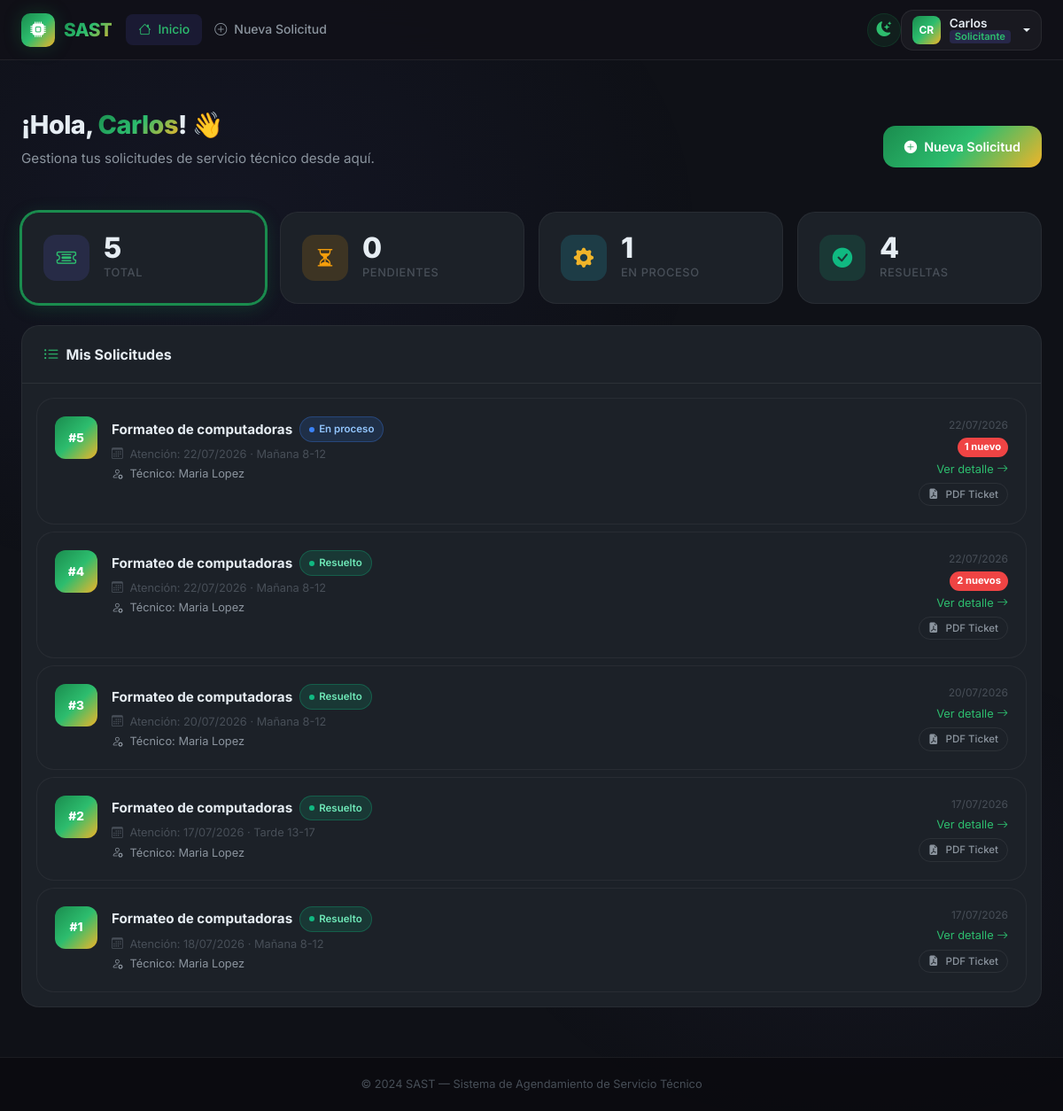
Screenshot of /solicitante/dashboard (signed in) with the database file from the repository.
### app/models/user.py (models this page shows, shortened)
class User(UserMixin, db.Model):
    __tablename__ = 'user'
    id_user = db.Column(db.Integer, primary_key=True, autoincrement=True)
    ncedula = db.Column('Ncedula', db.String(20), nullable=False, unique=True)
    nombres = db.Column('Nombres', db.String(100), nullable=False)
    apellidos = db.Column('Apellidos', db.String(100), nullable=False)
    fecha_nacimiento = db.Column(db.Date, nullable=False)
    numero_telefono = db.Column(db.String(20), nullable=False)
    correo = db.Column('Correo', db.String(150), nullable=False, unique=True)
    contrasena = db.Column(db.String(255), nullable=False)
    sector = db.Column('Sector', db.String(100), nullable=False)
    declaracion_veracidad = db.Column(db.Boolean, default=False)
    autorizacion_datos = db.Column(db.Boolean, default=False)
    reset_token = db.Column(db.String(100), nullable=True, unique=True)
    reset_token_expiry = db.Column(db.DateTime, nullable=True)
    id_rol = db.Column(db.Integer, db.ForeignKey('roles.id_rol'), nullable=False)
    solicitudes_como_cliente = db.relationship(
        'Solicitud', foreign_keys='Solicitud.id_cliente',
        backref='cliente', lazy='dynamic'
    )
    solicitudes_como_tecnico = db.relationship(
        'Solicitud', foreign_keys='Solicitud.id_tecnico',
        backref='tecnico', lazy='dynamic'
    )
    mensajes_enviados = db.relationship('Mensaje', backref='remitente', lazy='dynamic')
    reportes = db.relationship('Reporte', backref='tecnico_reporte', lazy='dynamic')
    calificaciones_dadas = db.relationship('CalificacionTecnico', backref='cliente_calificador', lazy='dynamic')
    detalles_tecnico = db.relationship('DetallesTecnico', backref='tecnico_detalle', uselist=False)
    @property
    def nombre_completo(self):
        return f'{self.nombres} {self.apellidos}'
    @property
    def es_admin(self):
        return self.rol.nombre_rol == 'admin'
    @property
    def es_tecnico(self):
        return self.rol.nombre_rol == 'técnico'
    @property
    def es_solicitante(self):
        return self.rol.nombre_rol == 'solicitante'

class Rol(db.Model):
    __tablename__ = 'roles'
    id_rol = db.Column(db.Integer, primary_key=True, autoincrement=True)
    nombre_rol = db.Column(db.String(50), nullable=False)
    usuarios = db.relationship('User', backref='rol', lazy=True)

### app/models/solicitud.py (models this page shows, shortened)
class Solicitud(db.Model):
    __tablename__ = 'solicitudes'
    id_solicitud = db.Column(db.Integer, primary_key=True, autoincrement=True)
    descripcion = db.Column(db.Text, nullable=False)
    fecha_atencion = db.Column(db.Date, nullable=False)
    horario_solicitado = db.Column(db.String(50), nullable=False)
    recursos_adicionales = db.Column(db.Text)
    fecha_creacion = db.Column(db.DateTime, default=datetime.utcnow)
    id_cliente = db.Column(db.Integer, db.ForeignKey('user.id_user'), nullable=False)
    id_tecnico = db.Column(db.Integer, db.ForeignKey('user.id_user'), nullable=True)
    id_estado = db.Column(db.Integer, db.ForeignKey('estado_solicitudes.id_estado'), nullable=False)
    id_tipo_soporte = db.Column(db.Integer, db.ForeignKey('tipo_soportes.id_tipo_soporte'), nullable=False)
    mensajes = db.relationship('Mensaje', backref='solicitud', lazy='dynamic', cascade='all, delete-orphan')
    reporte = db.relationship('Reporte', backref='solicitud', uselist=False, cascade='all, delete-orphan')
    calificacion = db.relationship('CalificacionTecnico', backref='solicitud', uselist=False, cascade='all, delete-orphan')
    @property
    def mensajes_no_leidos(self):
        return self.mensajes.filter_by(leido=False).count()

class TipoSoporte(db.Model):
    __tablename__ = 'tipo_soportes'
    id_tipo_soporte = db.Column(db.Integer, primary_key=True, autoincrement=True)
    nombre_soporte = db.Column(db.String(100), nullable=False)
    solicitudes = db.relationship('Solicitud', backref='tipo_soporte', lazy=True)

class EstadoSolicitud(db.Model):
    __tablename__ = 'estado_solicitudes'
    id_estado = db.Column(db.Integer, primary_key=True, autoincrement=True)
    nombre_estado = db.Column(db.String(50), nullable=False)
    solicitudes = db.relationship('Solicitud', backref='estado', lazy=True)

### app/blueprints/solicitante/__init__.py (the view)
@solicitante_bp.route('/dashboard')
@login_required
@solicitante_required
def dashboard():
    solicitudes = Solicitud.query.filter_by(
        id_cliente=current_user.id_user
    ).order_by(Solicitud.fecha_creacion.desc()).all()
    estado_resuelto = EstadoSolicitud.query.filter_by(nombre_estado='Resuelto').first()
    sin_calificar = []
    if estado_resuelto:
        sin_calificar = [s for s in solicitudes
                         if s.id_estado == estado_resuelto.id_estado and not s.calificacion]
    return render_template(
        'solicitante/dashboard.html',
        solicitudes=solicitudes,
        sin_calificar=sin_calificar
    )

### app/blueprints/solicitante/__init__.py (called while the page is built)
def solicitante_required(f):
    @wraps(f)
    def decorated(*args, **kwargs):
        if not current_user.is_authenticated:
            return redirect(url_for('auth.login'))
        if not current_user.es_solicitante:
            abort(403)
        return f(*args, **kwargs)
    return decorated

### app/templates/solicitante/dashboard.html (shortened to what this page needs)
{% extends 'base.html' %}
{% block content %}
<div class="container-fluid px-4 py-4">
    <div class="page-header d-flex align-items-center justify-content-between flex-wrap gap-3">
        <div>
            <h1>¡Hola, <span class="text-gradient">{{ current_user.nombres }}</span>! 👋</h1>
            <p>Gestiona tus solicitudes de servicio técnico desde aquí.</p>
        </div>
        <a href="{{ url_for('solicitante.nueva_solicitud') }}" class="btn-primary-custom" id="btnNuevaSolicitud">
            <i class="bi bi-plus-circle-fill"></i>
            Nueva Solicitud
        </a>
    </div>
    {% set total = solicitudes|length %}
    {% set pendientes = solicitudes|selectattr('estado.nombre_estado','equalto','Pendiente')|list|length %}
    {% set en_proceso = solicitudes|selectattr('estado.nombre_estado','equalto','En proceso')|list|length %}
    {% set resueltas = solicitudes|selectattr('estado.nombre_estado','equalto','Resuelto')|list|length %}
    <div class="row g-3 mb-4" id="statsRow">
        <div class="col-6 col-md-3">
            <div class="stat-card stat-btn" onclick="filtrarSolicitudes('')" id="btn-all"
                 style="cursor:pointer;" title="Ver todas">
                <div class="stat-icon purple"><i class="bi bi-ticket-detailed"></i></div>
                <div>
                    <div class="stat-value">{{ total }}</div>
                    <div class="stat-label">Total</div>
                </div>
            </div>
        </div>
        <div class="col-6 col-md-3">
            <div class="stat-card stat-btn" onclick="filtrarSolicitudes('Pendiente')" id="btn-Pendiente"
                 style="cursor:pointer;" title="Ver pendientes">
                <div class="stat-icon amber"><i class="bi bi-hourglass-split"></i></div>
                <div>
                    <div class="stat-value">{{ pendientes }}</div>
                    <div class="stat-label">Pendientes</div>
                </div>
            </div>
        </div>
        <div class="col-6 col-md-3">
            <div class="stat-card stat-btn" onclick="filtrarSolicitudes('En proceso')" id="btn-En proceso"
                 style="cursor:pointer;" title="Ver en proceso">
                <div class="stat-icon cyan"><i class="bi bi-gear-fill"></i></div>
                <div>
                    <div class="stat-value">{{ en_proceso }}</div>
                    <div class="stat-label">En Proceso</div>
                </div>
            </div>
        </div>
        <div class="col-6 col-md-3">
            <div class="stat-card stat-btn" onclick="filtrarSolicitudes('Resuelto')" id="btn-Resuelto"
                 style="cursor:pointer;" title="Ver resueltas">
                <div class="stat-icon green"><i class="bi bi-check-circle-fill"></i></div>
                <div>
                    <div class="stat-value">{{ resueltas }}</div>
                    <div class="stat-label">Resueltas</div>
                </div>
            </div>
        </div>
    </div>
    <div class="section-card">
        <div class="section-card-header">
            <div class="d-flex align-items-center gap-2">
                <i class="bi bi-list-ul" style="color:var(--primary-light);font-size:1.1rem;"></i>
                <span style="font-weight:700;font-size:1rem;">Mis Solicitudes</span>
            </div>
        </div>
        {% if solicitudes %}
        <div class="p-3 d-flex flex-column gap-2">
            {% for sol in solicitudes %}
            {% set estado_css = {
                'Pendiente': 'status-pendiente',
                'En proceso': 'status-en-proceso',
                'Resuelto': 'status-resuelto',
                'Cancelado': 'status-cancelado'
            }.get(sol.estado.nombre_estado, 'status-pendiente') %}
            <a href="{{ url_for('solicitante.ver_solicitud', solicitud_id=sol.id_solicitud) }}"
               class="solicitud-card text-decoration-none" id="sol-{{ sol.id_solicitud }}"
               data-estado="{{ sol.estado.nombre_estado }}">
                <div class="d-flex align-items-start justify-content-between gap-3 flex-wrap">
                    <div class="d-flex align-items-start gap-3">
                        <div style="width:48px;height:48px;background:var(--gradient-brand);border-radius:12px;
                                    display:flex;align-items:center;justify-content:center;flex-shrink:0;
                                    font-weight:800;font-size:0.85rem;color:white;">
                            #{{ sol.id_solicitud }}
                        </div>
                        <div>
                            <div class="d-flex align-items-center gap-2 flex-wrap mb-1">
                                <span style="font-weight:700;color:var(--text-primary);font-size:0.95rem;">
                                    {{ sol.tipo_soporte.nombre_soporte }}
                                </span>
                                <span class="badge-status {{ estado_css }}">{{ sol.estado.nombre_estado }}</span>
                            </div>
                            <div style="font-size:0.8rem;color:var(--text-muted);">
                                <i class="bi bi-calendar3 me-1"></i>
                                Atención: {{ sol.fecha_atencion.strftime('%d/%m/%Y') }} · {{ sol.horario_solicitado }}
                            </div>
                            {% if sol.id_tecnico %}
                            <div style="font-size:0.8rem;color:var(--text-secondary);margin-top:2px;">
                                <i class="bi bi-person-gear me-1"></i>
                                Técnico: {{ sol.tecnico.nombre_completo }}
                            </div>
                            {% endif %}
                        </div>
                    </div>
                    <div class="text-end" style="flex-shrink:0;">
                        <div style="font-size:0.75rem;color:var(--text-muted);">
                            {{ sol.fecha_creacion.strftime('%d/%m/%Y') }}
                        </div>
                        {% set unread = sol.mensajes_no_leidos %}
                        {% if unread > 0 %}
                        <span style="background:var(--danger);color:white;border-radius:20px;padding:2px 8px;
                                     font-size:0.7rem;font-weight:700;margin-top:4px;display:inline-block;">
                            {{ unread }} nuevo{{ 's' if unread > 1 else '' }}
                        </span>
                        {% endif %}
                        <div style="color:var(--primary-light);font-size:0.8rem;margin-top:4px;">
                            Ver detalle <i class="bi bi-arrow-right"></i>
                        </div>
                        <object class="d-inline-block mt-1">
                            <a href="{{ url_for('solicitante.descargar_pdf', solicitud_id=sol.id_solicitud) }}"
                               class="btn-outline-custom" style="padding:3px 10px;font-size:0.72rem;" title="Descargar Comprobante Ticket PDF">
                                <i class="bi bi-file-earmark-pdf-fill"></i> PDF Ticket
                            </a>
                        </object>
                    </div>
                </div>
            </a>
            {% endfor %}
        </div>
        {% endif %}
    </div>
</div>
{% endblock %}

### app/templates/base.html (shortened to what this page needs)
<!DOCTYPE html>
<html lang="es">
<head>
    <link href="https://cdn.jsdelivr.net/npm/bootstrap@5.3.3/dist/css/bootstrap.min.css" rel="stylesheet">
    <link rel="stylesheet" href="https://cdn.jsdelivr.net/npm/bootstrap-icons@1.11.3/font/bootstrap-icons.min.css">
    <link rel="stylesheet" href="{{ url_for('static', filename='css/main.css') }}">
</head>
<body>
{% if current_user.is_authenticated %}
<nav class="navbar navbar-expand-lg" id="mainNavbar">
    <div class="container-fluid px-4">
        <a class="navbar-brand" href="{{ url_for('index') }}">
            <div class="brand-icon">
                <i class="bi bi-cpu-fill"></i>
            </div>
            <span>SAST</span>
        </a>
        <div class="collapse navbar-collapse" id="navContent">
            <ul class="navbar-nav me-auto mb-2 mb-lg-0">
                {% if current_user.es_admin %}
                <li class="nav-item">
                    <a class="nav-link {% if request.endpoint == 'admin.dashboard' %}active{% endif %}"
                       href="{{ url_for('admin.dashboard') }}">
                        <i class="bi bi-speedometer2 me-1"></i>Dashboard
                    </a>
                </li>
                <li class="nav-item">
                    <a class="nav-link {% if request.endpoint == 'admin.solicitudes' %}active{% endif %}"
                       href="{{ url_for('admin.solicitudes') }}">
                        <i class="bi bi-ticket-detailed me-1"></i>Solicitudes
                    </a>
                </li>
                <li class="nav-item">
                    <a class="nav-link {% if request.endpoint == 'admin.usuarios' %}active{% endif %}"
                       href="{{ url_for('admin.usuarios') }}">
                        <i class="bi bi-people me-1"></i>Usuarios
                    </a>
                </li>
                {% else %}
                <li class="nav-item">
                    <a class="nav-link {% if request.endpoint == 'solicitante.dashboard' %}active{% endif %}"
                       href="{{ url_for('solicitante.dashboard') }}">
                        <i class="bi bi-house me-1"></i>Inicio
                    </a>
                </li>
                <li class="nav-item">
                    <a class="nav-link {% if request.endpoint == 'solicitante.nueva_solicitud' %}active{% endif %}"
                       href="{{ url_for('solicitante.nueva_solicitud') }}">
                        <i class="bi bi-plus-circle me-1"></i>Nueva Solicitud
                    </a>
                </li>
                {% endif %}
            </ul>
            <button id="themeToggle" title="Cambiar tema" onclick="toggleTheme()">
                <i class="bi bi-moon-stars-fill" id="themeIcon"></i>
            </button>
            <div class="dropdown user-menu">
                <button class="btn user-btn dropdown-toggle" type="button" data-bs-toggle="dropdown">
                    <div class="user-avatar">
                        {{ current_user.nombres[0] }}{{ current_user.apellidos[0] }}
                    </div>
                    <div class="user-info">
                        <span class="user-name">{{ current_user.nombres }}</span>
                        <span class="user-role role-{{ current_user.rol.nombre_rol | replace('é', 'e') | replace('ó', 'o') }}">
                            {{ current_user.rol.nombre_rol | capitalize }}
                        </span>
                    </div>
                </button>
            </div>
        </div>
    </div>
</nav>
{% endif %}
<div id="liveToastContainer" class="toast-container position-fixed bottom-0 end-0 p-3" style="z-index:9999;">
</div>
<main class="main-content {% if not current_user.is_authenticated %}auth-page{% endif %}">
    {% block content %}{% endblock %}
</main>
<footer class="app-footer">
    <div class="container text-center">
        <span>© 2024 SAST — Sistema de Agendamiento de Servicio Técnico</span>
    </div>
</footer>
</body>
</html>

### rows the page displays
User: Nombres "C", Apellidos "R", nombres "Carlos"
Rol: rol.nombre_rol "Solicitante"
Solicitud: id_solicitud "5", tipo_soporte.nombre_soporte "Formateo de computadoras", estado.nombre_estado "En proceso", fecha_atencion "22/07/2026", horario_solicitado "Mañana 8-12", tecnico.nombre_completo "Maria Lopez", fecha_creacion "22/07/2026", unread "1"
Solicitud: id_solicitud "4", tipo_soporte.nombre_soporte "Formateo de computadoras", estado.nombre_estado "Resuelto", fecha_atencion "22/07/2026", horario_solicitado "Mañana 8-12", tecnico.nombre_completo "Maria Lopez", fecha_creacion "22/07/2026", unread "2", value "s"
Solicitud: id_solicitud "3", tipo_soporte.nombre_soporte "Formateo de computadoras", estado.nombre_estado "Resuelto", fecha_atencion "20/07/2026", horario_solicitado "Mañana 8-12", tecnico.nombre_completo "Maria Lopez", fecha_creacion "20/07/2026"
Solicitud: id_solicitud "2", tipo_soporte.nombre_soporte "Formateo de computadoras", estado.nombre_estado "Resuelto", fecha_atencion "17/07/2026", horario_solicitado "Tarde 13-17", tecnico.nombre_completo "Maria Lopez", fecha_creacion "17/07/2026"
Solicitud: id_solicitud "1", tipo_soporte.nombre_soporte "Formateo de computadoras", estado.nombre_estado "Resuelto", fecha_atencion "18/07/2026", horario_solicitado "Mañana 8-12", tecnico.nombre_completo "Maria Lopez", fecha_creacion "17/07/2026"

### other values shown
{{ total }} "5"
{{ pendientes }} "0"
{{ en_proceso }} "1"
{{ resueltas }} "4"
